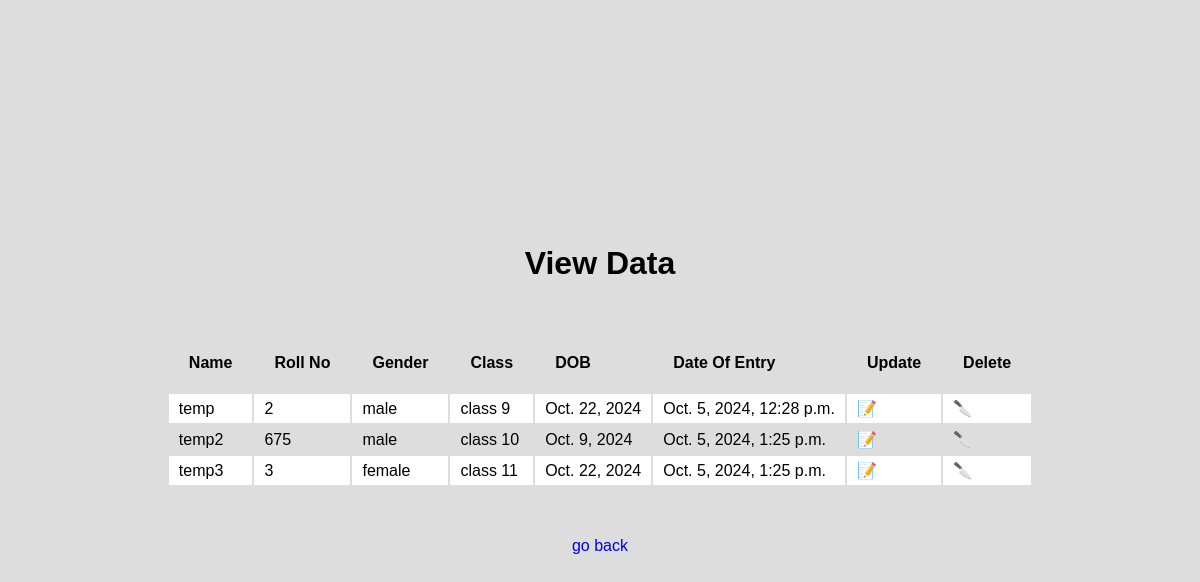
The app's page /view-data/ with its own data.
### main/models.py (models this page shows, shortened)
class StuData(models.Model):
    class_choices = [
        ('class 6', 'class 6'),
        ('class 7', 'class 7'),
        ('class 8', 'class 8'),
        ('class 9', 'class 9'),
        ('class 10', 'class 10'),
        ('class 11', 'class 11'),
        ('class 12', 'class 12')
    ]
    stu_name = models.CharField(max_length=20)
    roll_no = models.SmallIntegerField()
    stu_class = models.TextField(choices=class_choices)
    gender = models.TextField(choices=[('male','male'), ('female', 'female')])
    dob = models.DateField()
    date_of_entry = models.DateTimeField(null=True, blank=True)

### main/views.py (the view)
# urls.py: path('view-data/', views.viewData, name='View Data'),
def viewData(request):
    template = loader.get_template('view.html')
    students = StuData.objects.all().values()
    context = {
        'students': students,
    }
    return HttpResponse(template.render(context, request))

### main/templates/view.html (shortened to what this page needs)
<!DOCTYPE html>
<html lang="en">
<head>
</head>
<body>
    <h1>View Data</h1>
    <div class="table-wrapper">
        <table>
            <tr>
                <th>Name</th>
                <th>Roll No</th>
                <th>Gender</th>
                <th>Class</th>
                <th>DOB</th>
                <th>Date Of Entry</th>
                <th>Update</th>
                <th>Delete</th>
            </tr>
            {% for student in students %}
            <tr>
                <td>{{student.stu_name}}</td>
                <td>{{student.roll_no}}</td>
                <td>{{student.gender}}</td>
                <td>{{student.stu_class}}</td>
                <td>{{student.dob}}</td>
                <td>{{student.date_of_entry}}</td>
                <td><a href="/update/{{student.id}}">📝</a></td>
                <td><a href="/delete/{{student.id}}">🔪</a></td>
            </tr>
            {% endfor %}
        </table>
    </div>
    <a href="/">go back</a>
</body>
</html>

### main/templates/view.html (style rules this page uses)
* { margin: 0; padding: 0; box-sizing: border-box; text-decoration: none; text-wrap: nowrap; }
body { display: flex; justify-content: center; align-items: center; flex-direction: column; gap: 50px; background-color: #ddd; font-family: Arial, Helvetica, sans-serif; min-height: 100vh; font-size: 1rem; }
table tr:nth-of-type(2n) { background-color: #fff; }
table tr:first-child { background-color: transparent; }
table tr th { text-transform: capitalize ; padding: 20px 20px; text-align: left; }
table tr td { padding: 5px 10px; text-align: left; }
.table-wrapper { overflow-x: scroll; max-width: 90%; }

### records on screen
StuData: stu_name "temp", roll_no "2", gender "male", stu_class "class 9", dob "Oct. 22, 2024", date_of_entry "Oct. 5, 2024, 12:28 p.m."
StuData: stu_name "temp2", roll_no "675", gender "male", stu_class "class 10", dob "Oct. 9, 2024", date_of_entry "Oct. 5, 2024, 1:25 p.m."
StuData: stu_name "temp3", roll_no "3", gender "female", stu_class "class 11", dob "Oct. 22, 2024", date_of_entry "Oct. 5, 2024, 1:25 p.m."
